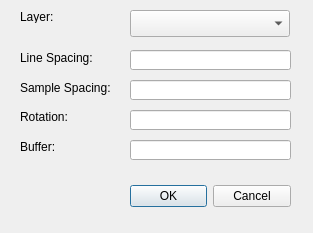
<?xml version="1.0" encoding="UTF-8"?>
<ui version="4.0">
 <class>GridBuilderDialogBase</class>
 <widget class="QDialog" name="GridBuilderDialogBase">
  <property name="geometry">
   <rect>
    <x>0</x>
    <y>0</y>
    <width>313</width>
    <height>233</height>
   </rect>
  </property>
  <property name="windowTitle">
   <string>Grid Builder</string>
  </property>
  <widget class="QDialogButtonBox" name="button_box">
   <property name="geometry">
    <rect>
     <x>130</x>
     <y>180</y>
     <width>161</width>
     <height>32</height>
    </rect>
   </property>
   <property name="orientation">
    <enum>Qt::Horizontal</enum>
   </property>
   <property name="standardButtons">
    <set>QDialogButtonBox::Cancel|QDialogButtonBox::Ok</set>
   </property>
  </widget>
  <widget class="QLineEdit" name="lineEditSpX">
   <property name="geometry">
    <rect>
     <x>130</x>
     <y>80</y>
     <width>161</width>
     <height>20</height>
    </rect>
   </property>
  </widget>
  <widget class="QLineEdit" name="lineEditRota">
   <property name="geometry">
    <rect>
     <x>130</x>
     <y>110</y>
     <width>161</width>
     <height>20</height>
    </rect>
   </property>
  </widget>
  <widget class="QLineEdit" name="lineEditSpY">
   <property name="geometry">
    <rect>
     <x>130</x>
     <y>50</y>
     <width>161</width>
     <height>20</height>
    </rect>
   </property>
  </widget>
  <widget class="QLineEdit" name="lineEditBuf">
   <property name="geometry">
    <rect>
     <x>130</x>
     <y>140</y>
     <width>161</width>
     <height>20</height>
    </rect>
   </property>
  </widget>
  <widget class="QgsMapLayerComboBox" name="mMapLayerComboBox">
   <property name="geometry">
    <rect>
     <x>130</x>
     <y>10</y>
     <width>160</width>
     <height>27</height>
    </rect>
   </property>
  </widget>
  <widget class="QLabel" name="label_3">
   <property name="geometry">
    <rect>
     <x>20</x>
     <y>80</y>
     <width>131</width>
     <height>16</height>
    </rect>
   </property>
   <property name="text">
    <string>Sample Spacing:</string>
   </property>
  </widget>
  <widget class="QLabel" name="label_2">
   <property name="geometry">
    <rect>
     <x>20</x>
     <y>50</y>
     <width>101</width>
     <height>16</height>
    </rect>
   </property>
   <property name="text">
    <string>Line Spacing:</string>
   </property>
  </widget>
  <widget class="QLabel" name="label">
   <property name="geometry">
    <rect>
     <x>20</x>
     <y>10</y>
     <width>47</width>
     <height>13</height>
    </rect>
   </property>
   <property name="text">
    <string>Layer:</string>
   </property>
  </widget>
  <widget class="QLabel" name="label_4">
   <property name="geometry">
    <rect>
     <x>20</x>
     <y>110</y>
     <width>47</width>
     <height>13</height>
    </rect>
   </property>
   <property name="text">
    <string>Rotation:</string>
   </property>
  </widget>
  <widget class="QLabel" name="label_5">
   <property name="geometry">
    <rect>
     <x>20</x>
     <y>140</y>
     <width>47</width>
     <height>13</height>
    </rect>
   </property>
   <property name="text">
    <string>Buffer:</string>
   </property>
  </widget>
 </widget>
 <customwidgets>
  <customwidget>
   <class>QgsMapLayerComboBox</class>
   <extends>QComboBox</extends>
   <header>qgsmaplayercombobox.h</header>
  </customwidget>
 </customwidgets>
 <resources/>
 <connections>
  <connection>
   <sender>button_box</sender>
   <signal>accepted()</signal>
   <receiver>GridBuilderDialogBase</receiver>
   <slot>accept()</slot>
   <hints>
    <hint type="sourcelabel">
     <x>20</x>
     <y>20</y>
    </hint>
    <hint type="destinationlabel">
     <x>20</x>
     <y>20</y>
    </hint>
   </hints>
  </connection>
  <connection>
   <sender>button_box</sender>
   <signal>rejected()</signal>
   <receiver>GridBuilderDialogBase</receiver>
   <slot>reject()</slot>
   <hints>
    <hint type="sourcelabel">
     <x>20</x>
     <y>20</y>
    </hint>
    <hint type="destinationlabel">
     <x>20</x>
     <y>20</y>
    </hint>
   </hints>
  </connection>
 </connections>
</ui>
